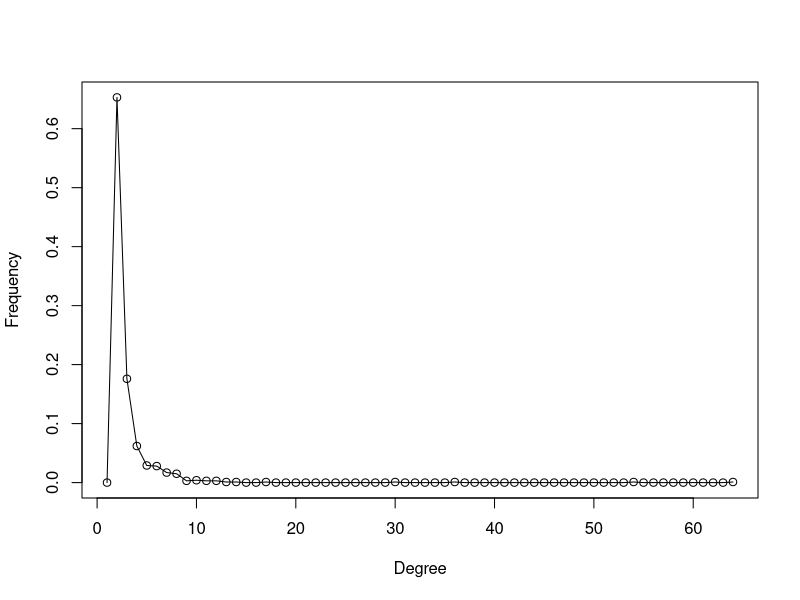
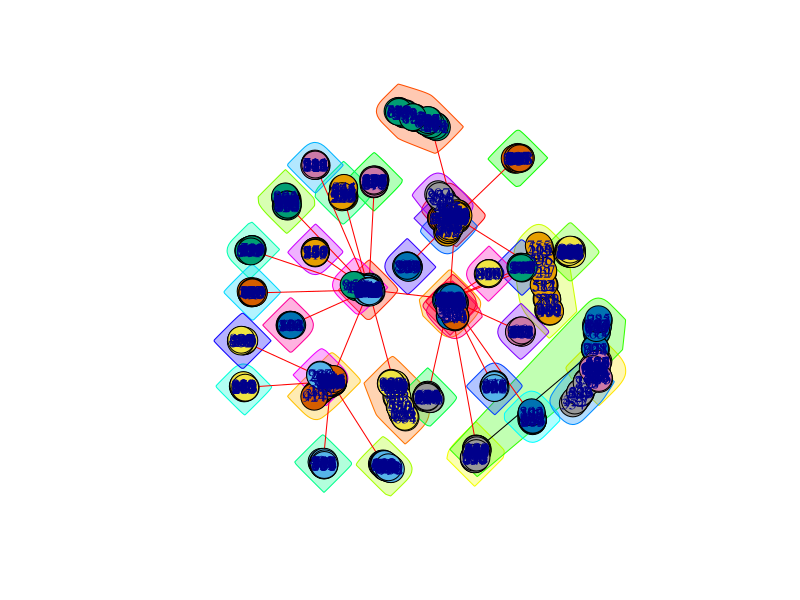

Recreate these plots in R, in order.
library("igraph")
g1 <- sample_pa_age(1000, directed=FALSE, pa.exp=1, aging.exp=0, aging.bin=1000)
d1 <- degree.distribution(g1)
png(filename="p3_1.png")
plot(d1, type="o", xlab="Degree", ylab="Frequency")
dev.off()

fc <- cluster_fast_greedy(g1)
png(filename="p3_2.png")
plot(fc, g1)
dev.off()

mod <- 0
for(i in 1:100){
  g <- sample_pa_age(1000, directed=FALSE, pa.exp=1, aging.exp=0, aging.bin=1000)
  fc <- cluster_fast_greedy(g)
  mod <- mod+modularity(g, membership(fc))
}

print(mod/100)
